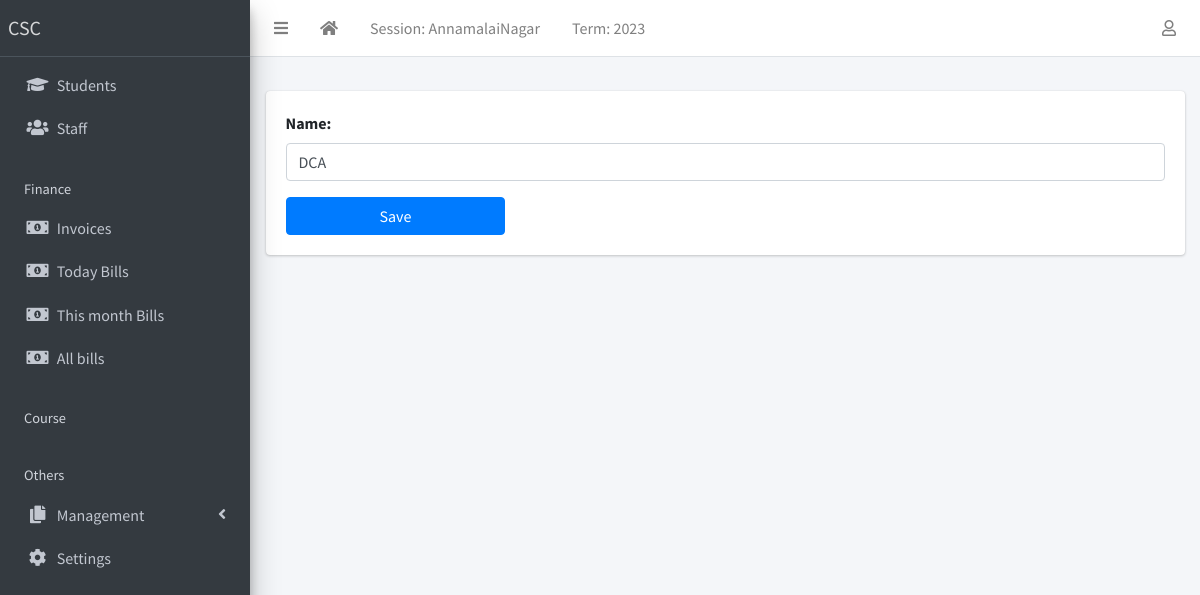
Page /class/2/update/ (signed in) on the committed database.
### apps/corecode/models.py (models this page shows, shortened)
class AcademicSession(models.Model):
    name = models.CharField(max_length=200, unique=True)
    current = models.BooleanField(default=True)
    class Meta:
        ordering = ["-name"]

class AcademicTerm(models.Model):
    name = models.CharField(max_length=20, unique=True)
    current = models.BooleanField(default=True)
    class Meta:
        ordering = ["name"]

class StudentClass(models.Model):
    name = models.CharField(max_length=200, unique=True)
    class Meta:
        verbose_name = "Class"
        verbose_name_plural = "Classes"
        ordering = ["name"]

### apps/corecode/views.py (the view)
# urls.py: path("class/<int:pk>/update/", ClassUpdateView.as_view(), name="class-update"),
class ClassUpdateView(LoginRequiredMixin, SuccessMessageMixin, UpdateView):
    model = StudentClass
    fields = ["name"]
    success_url = reverse_lazy("classes")
    success_message = "class successfully updated."
    template_name = "corecode/mgt_form.html"

### apps/corecode/context_processors.py (called while the page is built)
def site_defaults(request):
    current_session = AcademicSession.objects.get(current=True)
    current_term = AcademicTerm.objects.get(current=True)
    vals = SiteConfig.objects.all()
    contexts = {
        "current_session": current_session.name,
        "current_term": current_term.name,
    }
    for val in vals:
        contexts[val.key] = val.value
    return contexts

### apps/corecode/templates/corecode/mgt_form.html (shortened to what this page needs)
{% extends 'base.html' %}
{% load widget_tweaks %}
{% block content %}
  <div class="row">
    <div class="col-sm-12">
      <form method="POST">
        <div class="mb-3">
          {% for field in form %}
          <div class="form-group">
            {{ field.label_tag}}
            {{ field | add_class:"form-control" |add_error_class:"is-invalid" | attr:"required"}}
          </div>
          {% endfor %}
        </div>
        <input type="submit" value="Save" class="w-25 btn btn-primary">
      </form>
    </div>
  </div>
{% endblock content %}

### templates/base.html (shortened to what this page needs)
{% load static %}
<!DOCTYPE html>
<html lang="en">
<head>
  <link href="https://cdnjs.cloudflare.com/ajax/libs/select2/4.0.13/css/select2.min.css" rel="stylesheet" />
  <link rel="stylesheet" href="{% static 'plugins/fontawesome-free/css/all.min.css' %}">
  <link rel="stylesheet" href="{% static 'plugins/toastr/toastr.min.css' %}">
  <link rel="stylesheet"
    href="{% static 'plugins/overlayScrollbars/css/OverlayScrollbars.min.css' %}">
  <link rel="stylesheet" href="{% static 'plugins/Datatables/datatables.min.css' %}" />
  <link rel="stylesheet" href="{% static 'dist/css/adminlte.min.css' %}">
</head>
<body
  class="hold-transition sidebar-mini layout-fixed layout-navbar-fixed layout-footer-fixed">
  <div class="wrapper">
    <nav class="main-header navbar navbar-expand navbar-white navbar-light">
      <ul class="navbar-nav">
        <li class="nav-item">
          <a class="nav-link" data-widget="pushmenu" href="#" role="button"><i
              class="fas fa-bars"></i></a>
        </li>
        <li class="nav-item d-none d-sm-inline-block">
          <a href="{% url 'home' %} " class="nav-link"><i class="fa fa-home"></i></a>
        </li>
        <li class="nav-item d-none d-sm-inline-block">
          <a  class="nav-link">Session: {{ current_session }}</a>
        </li>
        <li class="nav-item d-none d-sm-inline-block">
          <a  class="nav-link">Term: {{ current_term }}</a>
        </li>
      </ul>
      <ul class="navbar-nav ml-auto">
        <li class="nav-item dropdown">
          <a class="nav-link" data-toggle="dropdown" href="#">
            <i class="far fa-user"></i>
          </a>
        </li>
      </ul>
    </nav>
    <aside class="main-sidebar sidebar-dark-primary elevation-4">
      <a href="{% url 'home' %}" class="brand-link">CSC</a>
      <div class="sidebar">
        <nav class="mt-2">
          <ul class="nav nav-pills nav-sidebar flex-column"
            data-widget="treeview" role="menu" data-accordion="false">
            <li class="nav-item">
              <a href="{% url 'dashboard' %}" class="nav-link">
                <i class="nav-icon fas fa-graduation-cap"></i>
                <p>
                  Students
                </p>
              </a>
            </li>
            <li class="nav-item">
              <a href="{% url 'staff-list' %}" class="nav-link">
                <i class="nav-icon fas fa-users"></i>
                <p>
                 Staff
                </p>
              </a>
            </li>
            <li class="nav-header">Finance</li>
            <li class="nav-item">
              <a href="{% url 'invoice-list' %}" class="nav-link">
                <i class="nav-icon fas fa-money-bill-alt"></i>
                <p>
                  Invoices
                </p>
              </a>
            </li>
            <li class="nav-item">
              <a href="{% url 'today' %}" class="nav-link">
                <i class="nav-icon fas fa-money-bill-alt"></i>
                <p>
                   Today Bills
                </p>
              </a>
            </li>
            <li class="nav-item">
              <a href="{% url 'month' %}" class="nav-link">
                <i class="nav-icon fas fa-money-bill-alt"></i>
                <p>
                  This month Bills
                </p>
              </a>
            </li>
            <li class="nav-item">
              <a href="{% url 'all' %}" class="nav-link">
                <i class="nav-icon fas fa-money-bill-alt"></i>
                <p>
                  All bills
                </p>
              </a>
            </li>
            <li class="nav-header">Course</li>
            <li class="nav-header">Others</li>
            <li class="nav-item has-treeview">
              <a href="#" class="nav-link">
                <i class="nav-icon fas fa-copy"></i>
                <p>
                  Management
                  <i class="fas fa-angle-left right"></i>
                </p>
              </a>
            </li>
            <li class="nav-item">
              <a href="{% url 'configs' %}" class="nav-link">
                <i class="nav-icon fas fa-cog"></i>
                <p>
                  Settings
                </p>
              </a>
            </li>
          </ul>
        </nav>
      </div>
    </aside>
    <div class="content-wrapper">
      <section class="content-header">
      </section>
      <section class="content">
        <div class="container-fluid">
          <div class="row">
            <div class="col-md-12">
              {% block fullcard %}
              <div class="card">
                <div class="card-body">
                  <div class="row">
                    <div class="col">
                      {% block content %}
                      {% endblock content %}
                    </div>
                  </div>
                </div>
              </div>
              {% endblock fullcard %}
            </div>
          </div>
        </div>
      </section>
    </div>
  </div>
</body>
</html>

### rows in the picture
AcademicSession: name "AnnamalaiNagar"
AcademicTerm: name "2023"
StudentClass: name "DCA"

### other values in the picture
{{ field.label_tag }} "Name:"
